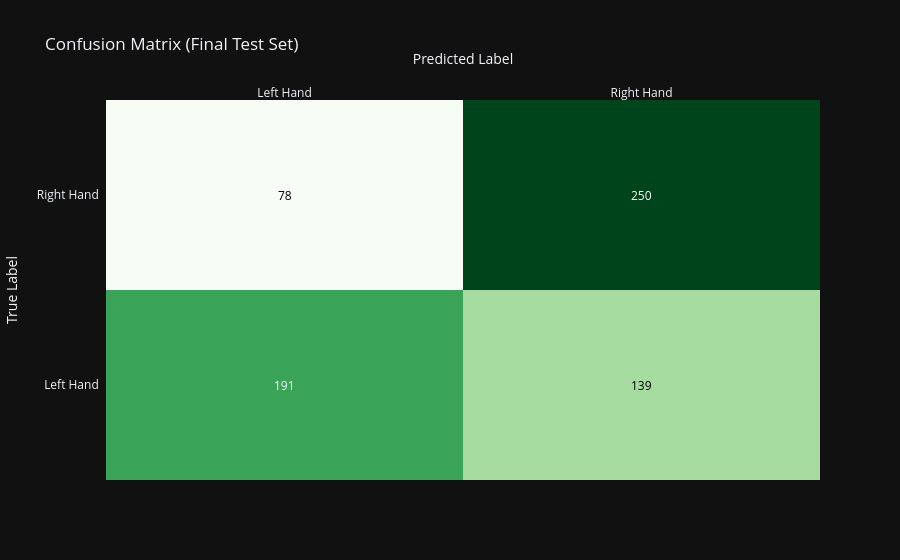

Source (notebook cell):
### Code cell
train_model(120000, 'scale')

### Figure 1 — Plotly figure (JSON) as saved in the notebook; plotly's stock layout.template omitted (floating-point values rounded to 4 significant figures)
{"data": [{"colorscale": [[0.0, "rgb(247,252,245)"], [0.125, "rgb(229,245,224)"], [0.25, "rgb(199,233,192)"], [0.375, "rgb(161,217,155)"], [0.5, "rgb(116,196,118)"], [0.625, "rgb(65,171,93)"], [0.75, "rgb(35,139,69)"], [0.875, "rgb(0,109,44)"], [1.0, "rgb(0,68,27)"]], "reversescale": false, "showscale": false, "x": ["Left Hand", "Right Hand"], "y": ["Left Hand", "Right Hand"], "z": [[191, 139], [78, 250]], "type": "heatmap"}], "layout": {"annotations": [{"font": {"color": "#FFFFFF"}, "showarrow": false, "text": "191", "x": "Left Hand", "xref": "x", "y": "Left Hand", "yref": "y"}, {"font": {"color": "#000000"}, "showarrow": false, "text": "139", "x": "Right Hand", "xref": "x", "y": "Left Hand", "yref": "y"}, {"font": {"color": "#000000"}, "showarrow": false, "text": "78", "x": "Left Hand", "xref": "x", "y": "Right Hand", "yref": "y"}, {"font": {"color": "#FFFFFF"}, "showarrow": false, "text": "250", "x": "Right Hand", "xref": "x", "y": "Right Hand", "yref": "y"}], "xaxis": {"dtick": 1, "gridcolor": "rgb(0, 0, 0)", "side": "top", "ticks": "", "title": {"text": "Predicted Label"}}, "yaxis": {"dtick": 1, "ticks": "", "ticksuffix": "  ", "title": {"text": "True Label"}}, "title": {"text": "Confusion Matrix (Final Test Set)"}}}
